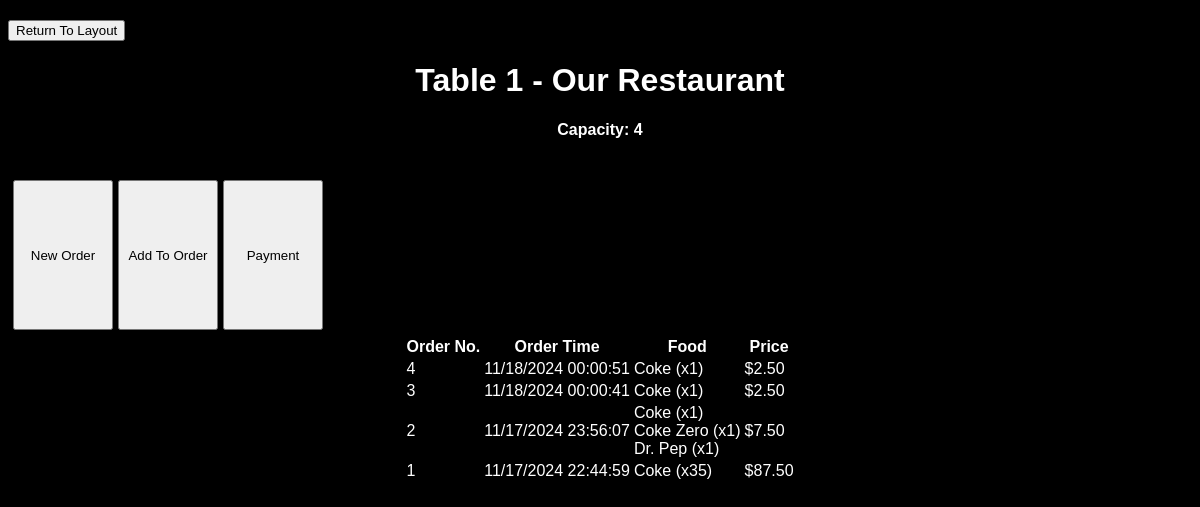
Page /order_manager/1 on the committed database.
### main.py (models this page shows, shortened)
class Table(db.Model):
    table_id = db.Column(db.Integer, primary_key=True, unique=True, nullable=False)
    capacity = db.Column(db.Integer, nullable=False)
    loc = db.Column(db.String(20))

class Order(db.Model):                                                              #* GAD - Removed cust_id from Orders
    order_id = db.Column(db.Integer, primary_key=True, autoincrement=True)          #* GAD - Added auto-increment
    table_id = db.Column(db.Integer, db.ForeignKey("table.table_id"))
    order_time = db.Column(db.DateTime, default = datetime.now(), nullable=False)
    total_cost = db.Column(db.Float, nullable=False)                              #add logic for incrementing later  #? Is this still needed?

### main.py (the view)
@app.route('/order_manager/<int:table_id>', methods=['GET', 'POST'])
def order(table_id):
     table = Table.query.get_or_404(table_id)
     if request.method == 'POST':
        try:
            db.session.commit()
            return redirect(url_for('/order_manager/'))
        except:
               return 'There was an issue opening the layout'
     else:
        orders = (
            db.session.query(
                Order.order_id,
                Order.order_time,
                Order.total_cost,
                db.func.group_concat(MenuItem.name, ", ").label("food_items"),
                db.func.group_concat(OrderItem.quantity, ", ").label("food_quantities")
            )
            .join(OrderItem, Order.order_id == OrderItem.order_id)
            .join(MenuItem, OrderItem.menu_item_id == MenuItem.menu_item_id)
            .filter(Order.table_id == table_id)
            .group_by(Order.order_id)
            .order_by(Order.order_time)
            .all()
        )
        processed_orders = []
        for order in orders:
            food_item_list = (order.food_items).split(',')
            food_quantities_list = (order.food_quantities).replace(' ','').split(',')
            food_items = []
            for i in range(0, len(food_item_list)):
                food_items.append(f"{food_item_list[i]} (x{food_quantities_list[i]})")
            processed_orders.append({
                'order_id': order.order_id,
                'order_time': (order.order_time).strftime("%m/%d/%Y %H:%M:%S"),
                'food_list': '\n'.join(food_items),
                'total_cost': order.total_cost
            })
        return render_template('order_manager.html', table = table, orders = processed_orders)

### templates/order_manager.html (shortened to what this page needs)
{% extends 'base.html' %}
{% block body %}
<div class="content">
    <form action="/" method="get">
        <button>Return To Layout</button>
    </form>
    <h1 style="text-align: center;">Table {{table.table_id}} - {{table.loc}}</h1>
    <h4 style="text-align: center;">Capacity: {{table.capacity}}</h4>
    <div>
        <div class="form-container" align="center">
            <form action="/menu" method="get">
                <button class="smalltable">New Order</button>
            </form>
            <form action="/menu" method="get">
                <button class="smalltable">Add To Order</button>
            </form>
            <form id="payment_button" action="/payment" method="get" onClick="create_url()">
                <button class="smalltable">Payment</button>
            </form>
        </div>
        <table class="table" align="center">
            <tr>
            <th>Order No.</th>
            <th>Order Time</th>
            <th>Food</th>
            <th>Price</th>
            </tr>
            {% for order in orders[::-1] %}
            <tr>
                <td>{{ order.order_id }}</td>
                <td>{{ order.order_time }}</td>
                <td style="white-space: pre-line;">{{ order.food_list }}</td>
                <td>${{ "%.2f"|format(order.total_cost) }}</td>
            </tr>
            {% endfor %}
        </table>
    </div>
</div>
{% endblock %}

### static/css/main.css (style rules this page uses)
body, html { font-family: sans-serif; background-color: black; color: white; }
.smalltable { height: 150px; width: 100px; }
.form-container { display: flex; align-items: left; justify-content: left; gap: 5px; margin: 5px; flex-wrap: nowrap; }
form { align-self: center; margin-top: 20px; }

### rows in the picture
Table: table_id "1", loc "Our Restaurant", capacity "4"
Order: order_id "4", order_time "11/18/2024 00:00:51", food_list "Coke (x1)", total_cost "2.50"
Order: order_id "3", order_time "11/18/2024 00:00:41", food_list "Coke (x1)", total_cost "2.50"
Order: order_id "2", order_time "11/17/2024 23:56:07", food_list "Coke (x1) Coke Zero (x1) Dr. Pep (x1)", total_cost "7.50"
Order: order_id "1", order_time "11/17/2024 22:44:59", food_list "Coke (x35)", total_cost "87.50"
